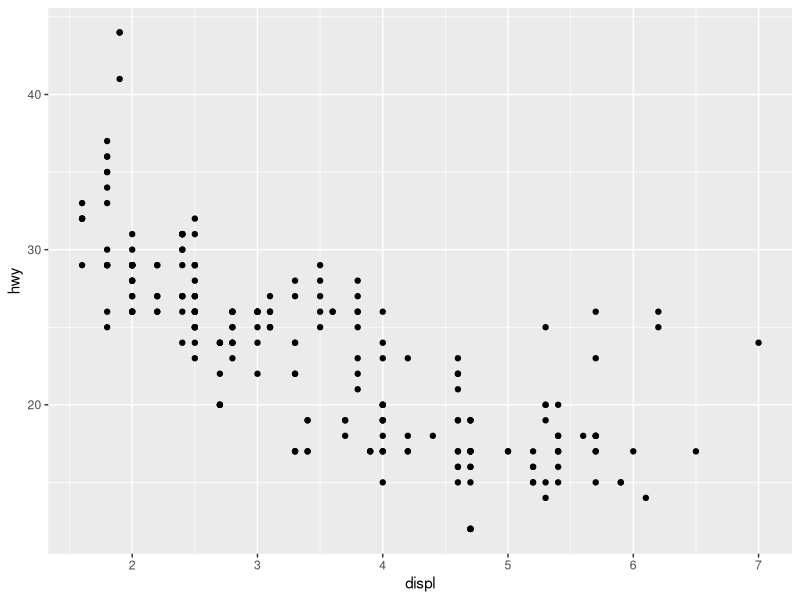
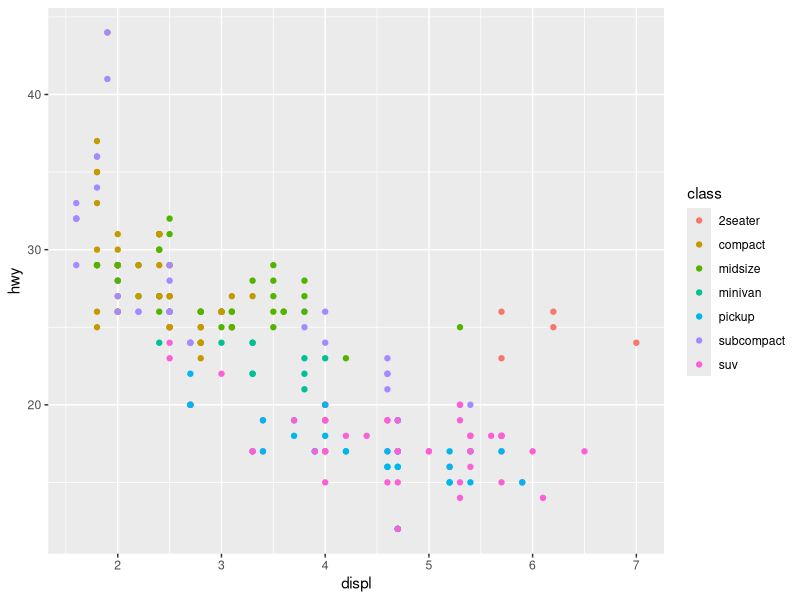
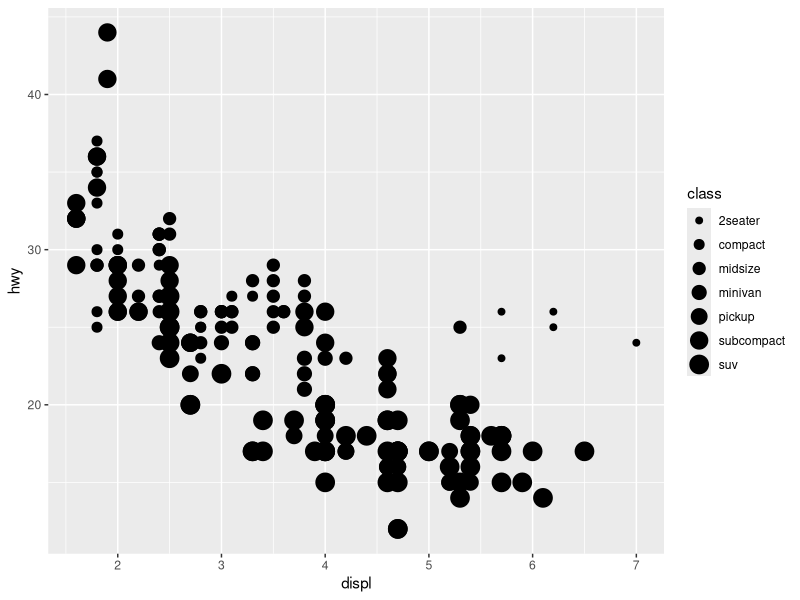
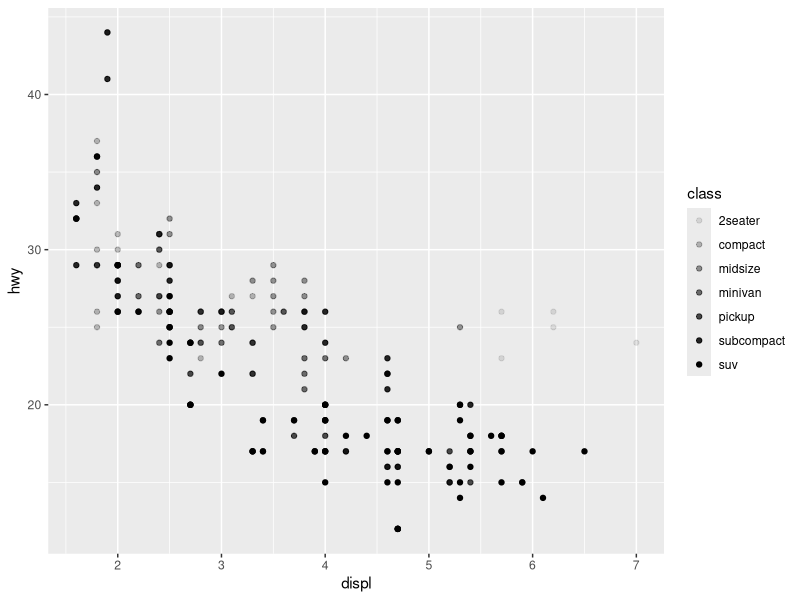
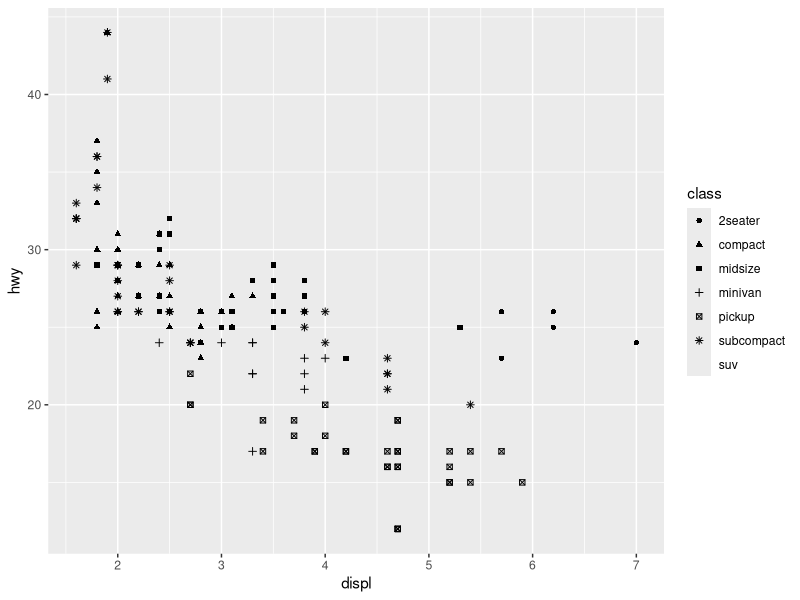
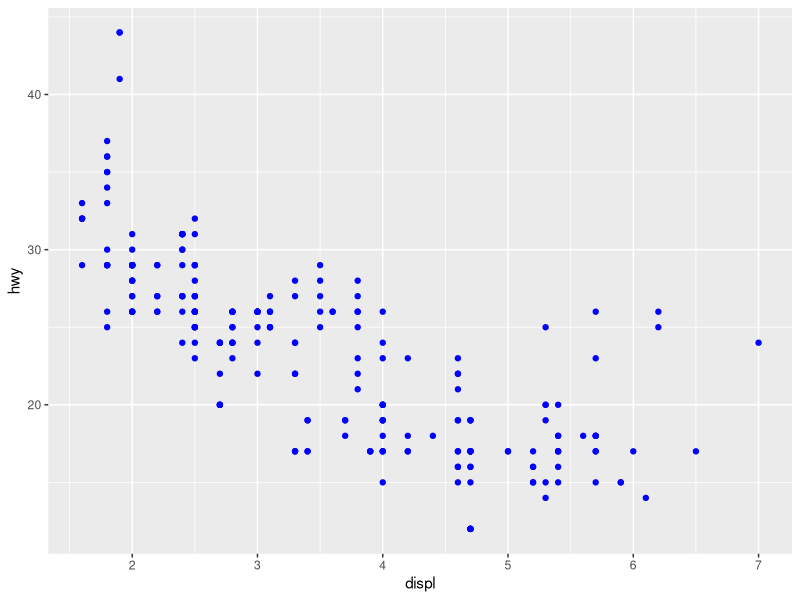
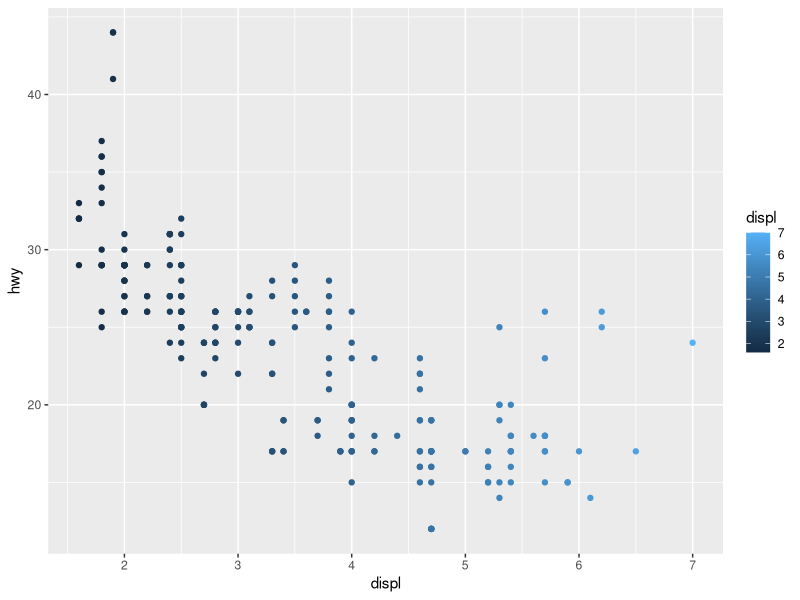
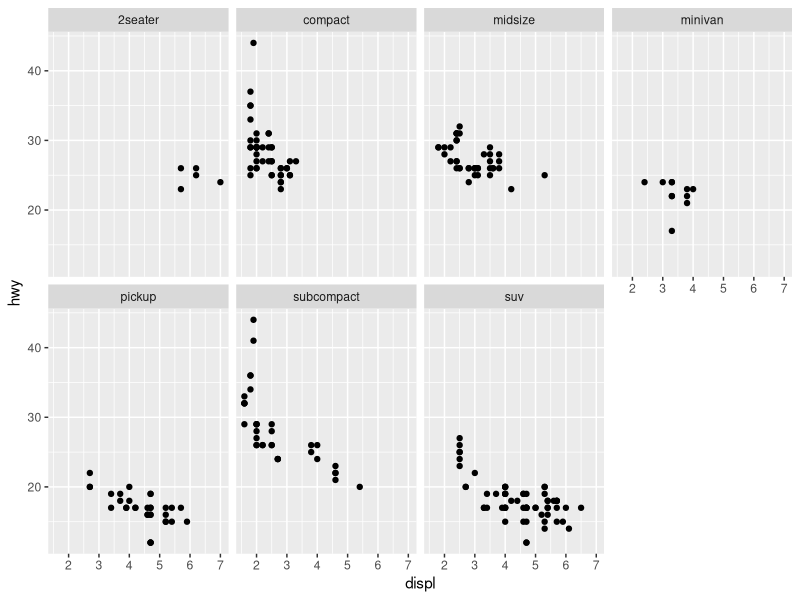

Here is the R script that generated these plots, in order:
library(tidyverse)
mpg
ggplot(data = mpg) +
  geom_point(mapping = aes(x = displ, y = hwy))

ggplot(data = mpg) +
  geom_point(mapping = aes(x = displ, y = hwy, color = class))

ggplot(data = mpg) +
  geom_point(mapping = aes(x = displ, y = hwy, size = class))

ggplot(data = mpg) +
  geom_point(mapping = aes(x = displ, y = hwy, alpha = class))

ggplot(data = mpg) +
  geom_point(mapping = aes(x = displ, y = hwy, shape = class))

ggplot(data = mpg) +
  geom_point(mapping = aes(x = displ, y = hwy), color = "blue")

?mpg

ggplot(data = mpg) +
  geom_point(mapping = aes(x = displ, y = hwy, color = displ))

ggplot(data = mpg) +
  geom_point(mapping = aes(x = displ, y = hwy)) +
  facet_wrap(~ class, nrow = 2)

ggplot(data = mpg) +
  geom_point(mapping = aes(x = displ, y = hwy)) +
  facet_wrap(~ class)

ggplot(data = mpg) +
  geom_point(mapping = aes(x = displ, y = hwy)) +
  facet_grid(drv ~ cyl)

ggplot(data = mpg) +
  geom_point(mapping = aes(x = displ, y = hwy)) +
  facet_grid(. ~ class)

ggplot(data = mpg) +
  geom_point(mapping = aes(x = displ, y = hwy)) +
  facet_wrap(~ cyl)


ggplot(data = mpg) +
  geom_point(mapping = aes(x = displ, y = hwy))

ggplot(data = mpg) +
  geom_point(mapping = aes(x = displ, y = hwy))